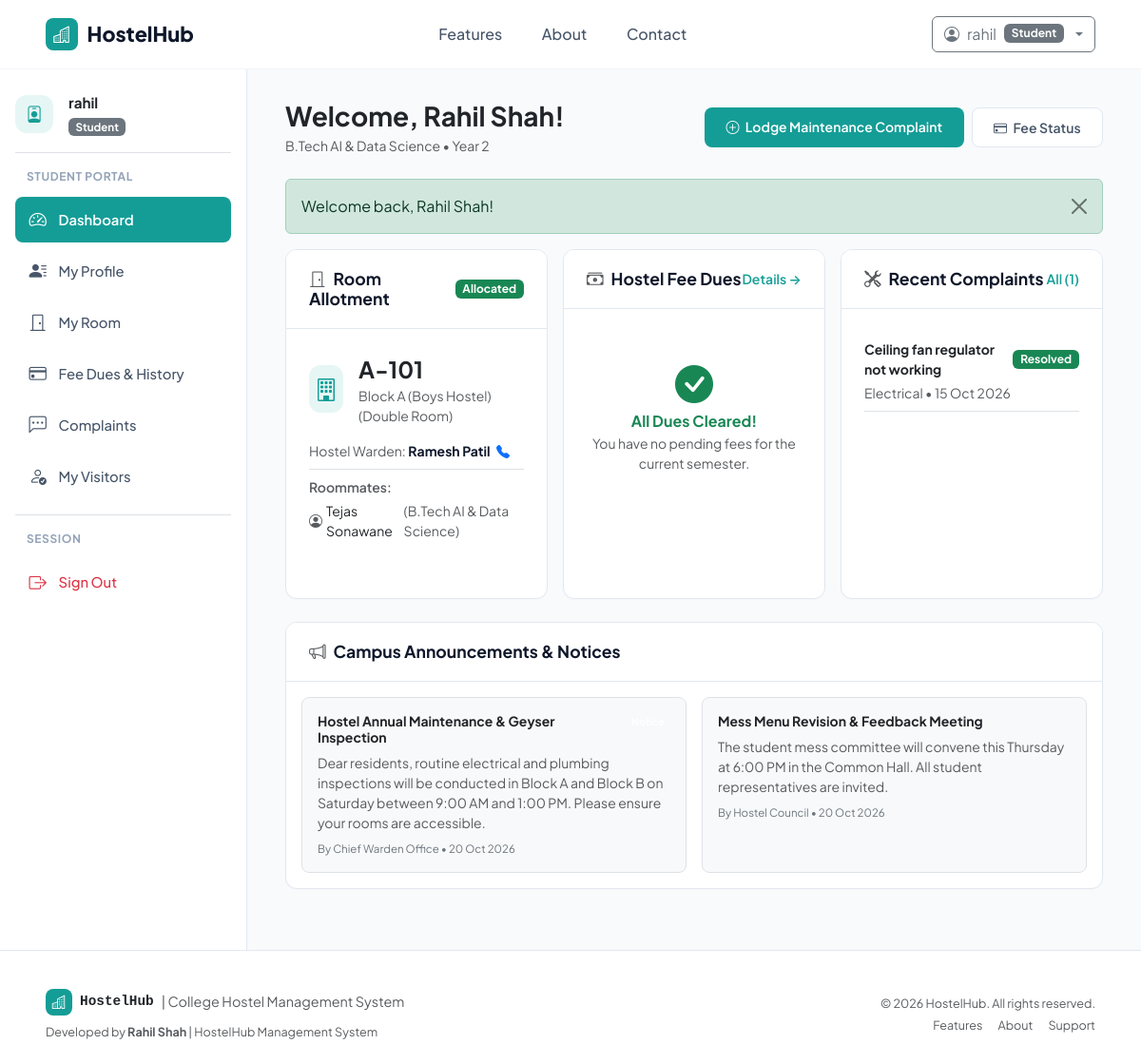
Screenshot of /student/dashboard.php (signed in) with the database file from the repository.
### tables this page shows
CREATE TABLE `students` (
    `StudentID` INT AUTO_INCREMENT PRIMARY KEY,
    `Name` VARCHAR(100) NOT NULL,
    `Email` VARCHAR(100) NOT NULL UNIQUE,
    `Phone` VARCHAR(20) NOT NULL,
    `Gender` ENUM('Male', 'Female', 'Other') NOT NULL,
    `Course` VARCHAR(100) NOT NULL,
    `Year` INT NOT NULL DEFAULT 1,
    `EmergencyContact` VARCHAR(100) NOT NULL,
    `EmergencyPhone` VARCHAR(20) NOT NULL,
    `Address` TEXT NULL,
    `RoomID` INT NULL,
    `CreatedAt` TIMESTAMP DEFAULT CURRENT_TIMESTAMP,
    FOREIGN KEY (`RoomID`) REFERENCES `rooms`(`RoomID`) ON DELETE SET NULL
);

CREATE TABLE `rooms` (
    `RoomID` INT AUTO_INCREMENT PRIMARY KEY,
    `RoomNumber` VARCHAR(20) NOT NULL,
    `Type` VARCHAR(50) NOT NULL DEFAULT 'Double',
    `Capacity` INT NOT NULL DEFAULT 2,
    `Occupied` INT NOT NULL DEFAULT 0,
    `FeePerSemester` DECIMAL(10,2) NOT NULL DEFAULT 25000.00,
    `Status` ENUM('Available', 'Full', 'Maintenance') NOT NULL DEFAULT 'Available',
    `BlockID` INT NOT NULL,
    `CreatedAt` TIMESTAMP DEFAULT CURRENT_TIMESTAMP,
    FOREIGN KEY (`BlockID`) REFERENCES `blocks`(`BlockID`) ON DELETE CASCADE,
    UNIQUE KEY `unique_block_room` (`BlockID`, `RoomNumber`)
);

CREATE TABLE `blocks` (
    `BlockID` INT AUTO_INCREMENT PRIMARY KEY,
    `BlockName` VARCHAR(50) NOT NULL UNIQUE,
    `Gender` ENUM('Boys', 'Girls', 'Coed') NOT NULL,
    `Description` VARCHAR(255) NULL,
    `CreatedAt` TIMESTAMP DEFAULT CURRENT_TIMESTAMP
);

CREATE TABLE `wardens` (
    `WardenID` INT AUTO_INCREMENT PRIMARY KEY,
    `Name` VARCHAR(100) NOT NULL,
    `Email` VARCHAR(100) NOT NULL UNIQUE,
    `Phone` VARCHAR(20) NOT NULL,
    `BlockID` INT NULL,
    `CreatedAt` TIMESTAMP DEFAULT CURRENT_TIMESTAMP,
    FOREIGN KEY (`BlockID`) REFERENCES `blocks`(`BlockID`) ON DELETE SET NULL
);

CREATE TABLE `complaints` (
    `ComplaintID` INT AUTO_INCREMENT PRIMARY KEY,
    `StudentID` INT NOT NULL,
    `Category` ENUM('Electrical', 'Plumbing', 'Carpentry', 'Internet', 'Cleanliness', 'Security', 'Other') NOT NULL DEFAULT 'Other',
    `Title` VARCHAR(150) NOT NULL,
    `Description` TEXT NOT NULL,
    `Date` DATE NOT NULL,
    `Priority` ENUM('Low', 'Medium', 'High') NOT NULL DEFAULT 'Medium',
    `Status` ENUM('Pending', 'In Progress', 'Resolved', 'Rejected') NOT NULL DEFAULT 'Pending',
    `AdminRemarks` TEXT NULL,
    `ResolvedAt` DATETIME NULL,
    `CreatedAt` TIMESTAMP DEFAULT CURRENT_TIMESTAMP,
    FOREIGN KEY (`StudentID`) REFERENCES `students`(`StudentID`) ON DELETE CASCADE
);

CREATE TABLE `announcements` (
    `AnnouncementID` INT AUTO_INCREMENT PRIMARY KEY,
    `Title` VARCHAR(200) NOT NULL,
    `Content` TEXT NOT NULL,
    `TargetAudience` ENUM('All', 'Students', 'Wardens') NOT NULL DEFAULT 'All',
    `PostedBy` VARCHAR(100) NOT NULL DEFAULT 'Admin Office',
    `IsPinned` TINYINT(1) NOT NULL DEFAULT 0,
    `CreatedAt` TIMESTAMP DEFAULT CURRENT_TIMESTAMP
);

### student/dashboard.php (the view, shortened to what this page needs)
<?php
require_once __DIR__ . '/../config/database.php';
require_once __DIR__ . '/../includes/helpers.php';
$studentId = (int)($_SESSION['user']['StudentID'] ?? 0);
$sStmt = $pdo->prepare("
    SELECT s.*, r.RoomNumber, r.Type as RoomType, r.Capacity, r.Occupied, b.BlockName, b.Gender as BlockGender,
           w.Name as WardenName, w.Phone as WardenPhone
    FROM students s
    LEFT JOIN rooms r ON s.RoomID = r.RoomID
    LEFT JOIN blocks b ON r.BlockID = b.BlockID
    LEFT JOIN wardens w ON b.BlockID = w.BlockID
    WHERE s.StudentID = :sid
");
$sStmt->execute([':sid' => $studentId]);
$student = $sStmt->fetch();
$feeStmt = $pdo->prepare("
    SELECT * FROM fees
    WHERE StudentID = :sid AND Status IN ('Pending', 'Overdue')
    ORDER BY DueDate ASC
");
$feeStmt->execute([':sid' => $studentId]);
$pendingFees = $feeStmt->fetchAll();
$pendingFeeSum = 0;
$cmpStmt = $pdo->prepare("
    SELECT * FROM complaints
    WHERE StudentID = :sid
    ORDER BY ComplaintID DESC LIMIT 3
");
$cmpStmt->execute([':sid' => $studentId]);
$recentComplaints = $cmpStmt->fetchAll();
$roommates = [];
if (!empty($student['RoomID'])) {
    $rmStmt = $pdo->prepare("
        SELECT Name, Course, Year, Phone
        FROM students
        WHERE RoomID = :rid AND StudentID != :sid
    ");
    $rmStmt->execute([':rid' => $student['RoomID'], ':sid' => $studentId]);
    $roommates = $rmStmt->fetchAll();
}
$announcements = $pdo->query("
    SELECT * FROM announcements
    WHERE TargetAudience IN ('All', 'Students')
    ORDER BY IsPinned DESC, AnnouncementID DESC LIMIT 4
")->fetchAll();
require_once __DIR__ . '/../includes/header.php';
?>
<div class="dashboard-container">
    <?php require_once __DIR__ . '/../includes/sidebar.php'; ?>
    <main class="main-content">
        <div class="d-flex flex-wrap justify-content-between align-items-center mb-4 gap-3">
            <div>
                <h3 class="fw-bold text-dark mb-1">Welcome, <?= htmlspecialchars($student['Name'] ?? 'Student') ?>!</h3>
                <p class="text-muted small mb-0">
                    <?= htmlspecialchars($student['Course'] ?? '') ?> &bull; Year <?= htmlspecialchars($student['Year'] ?? '1') ?>
                </p>
            </div>
            <div class="d-flex gap-2">
                <a href="<?= BASE_URL ?>/student/complaints.php" class="btn btn-teal btn-sm">
                    <i class="bi bi-plus-circle me-1"></i> Lodge Maintenance Complaint
                </a>
                <a href="<?= BASE_URL ?>/student/fees.php" class="btn btn-ghost-muted btn-sm">
                    <i class="bi bi-credit-card me-1"></i> Fee Status
                </a>
            </div>
        </div>
        <?php display_flash(); ?>
        <div class="row g-3 mb-4">
            <div class="col-lg-4">
                <div class="content-card h-100">
                    <div class="content-card-header">
                        <h6 class="content-card-title"><i class="bi bi-door-closed me-2 text-muted"></i>Room Allotment</h6>
                        <span class="badge <?= !empty($student['RoomID']) ? 'bg-success' : 'bg-warning text-dark' ?>">
                            <?= !empty($student['RoomID']) ? 'Allocated' : 'Pending Allotment' ?>
                        </span>
                    </div>
                    <div class="content-card-body">
                        <?php if (!empty($student['RoomID'])): ?>
                            <div class="d-flex align-items-center gap-3 mb-3">
                                <div class="stat-icon stat-icon-teal" style="width: 50px; height: 50px;">
                                    <i class="bi bi-building"></i>
                                </div>
                                <div>
                                    <div class="fw-bold fs-4 text-dark"><?= htmlspecialchars($student['RoomNumber']) ?></div>
                                    <div class="small text-muted"><?= htmlspecialchars($student['BlockName']) ?> (<?= htmlspecialchars($student['RoomType']) ?> Room)</div>
                                </div>
                            </div>
                            <div class="small mb-2">
                                <span class="text-muted">Hostel Warden:</span>
                                <strong><?= htmlspecialchars($student['WardenName'] ?? 'Unassigned') ?></strong>
                                <?php if (!empty($student['WardenPhone'])): ?>
                                    <a href="tel:<?= htmlspecialchars($student['WardenPhone']) ?>" class="ms-1 text-teal text-decoration-none">
                                        <i class="bi bi-telephone-fill"></i>
                                    </a>
                                <?php endif; ?>
                            </div>
                            <?php if (!empty($roommates)): ?>
                                <div class="pt-2 border-top">
                                    <div class="small text-muted fw-semibold mb-1">Roommates:</div>
                                    <ul class="list-unstyled mb-0 small">
                                        <?php foreach ($roommates as $rm): ?>
                                            <li class="d-flex align-items-center gap-1 text-dark mb-1">
                                                <i class="bi bi-person-circle text-muted"></i>
                                                <span><?= htmlspecialchars($rm['Name']) ?></span>
                                                <span class="text-muted">(<?= htmlspecialchars($rm['Course']) ?>)</span>
                                            </li>
                                        <?php endforeach; ?>
                                    </ul>
                                </div>
                            <?php endif; ?>
                        <?php endif; ?>
                    </div>
                </div>
            </div>
            <div class="col-lg-4">
                <div class="content-card h-100">
                    <div class="content-card-header">
                        <h6 class="content-card-title"><i class="bi bi-cash-stack me-2 text-muted"></i>Hostel Fee Dues</h6>
                        <a href="<?= BASE_URL ?>/student/fees.php" class="small text-decoration-none fw-semibold" style="color: var(--primary-teal);">Details &rarr;</a>
                    </div>
                    <div class="content-card-body">
                        <?php if ($pendingFeeSum > 0): ?>
                            <div class="stat-label">Outstanding Balance</div>
                            <div class="stat-value text-danger mb-2"><?= format_currency($pendingFeeSum) ?></div>
                            <p class="small text-muted mb-3">Due date: <?= format_date($pendingFees[0]['DueDate'] ?? null) ?></p>
                            <a href="<?= BASE_URL ?>/student/fees.php" class="btn btn-teal btn-sm w-100">Pay / Submit Transaction Ref</a>
                        <?php else: ?>
                            <div class="text-center py-4 text-success">
                                <i class="bi bi-check-circle-fill fs-1 text-success mb-2"></i>
                                <h6 class="fw-bold mb-1">All Dues Cleared!</h6>
                                <p class="small text-muted mb-0">You have no pending fees for the current semester.</p>
                            </div>
                        <?php endif; ?>
                    </div>
                </div>
            </div>
            <div class="col-lg-4">
                <div class="content-card h-100">
                    <div class="content-card-header">
                        <h6 class="content-card-title"><i class="bi bi-tools me-2 text-muted"></i>Recent Complaints</h6>
                        <a href="<?= BASE_URL ?>/student/complaints.php" class="small text-decoration-none fw-semibold" style="color: var(--primary-teal);">All (<?= count($recentComplaints) ?>)</a>
                    </div>
                    <div class="content-card-body">
                        <?php if (empty($recentComplaints)): ?>
                            <div class="text-center py-4 text-muted">
                                <i class="bi bi-check2-all fs-1 text-teal mb-2" style="color: var(--primary-teal);"></i>
                                <p class="small mb-0">No open complaints for your room.</p>
                            </div>
                        <?php else: ?>
                            <div class="list-group list-group-flush">
                                <?php foreach ($recentComplaints as $c): ?>
                                    <div class="list-group-item px-0 py-2 border-bottom">
                                        <div class="d-flex justify-content-between align-items-center mb-1">
                                            <span class="small fw-bold text-dark"><?= htmlspecialchars($c['Title']) ?></span>
                                            <?= get_status_badge($c['Status']) ?>
                                        </div>
                                        <div class="small text-muted"><?= htmlspecialchars($c['Category']) ?> &bull; <?= format_date($c['Date']) ?></div>
                                    </div>
                                <?php endforeach; ?>
                            </div>
                        <?php endif; ?>
                    </div>
                </div>
            </div>
        </div>
        <div class="content-card">
            <div class="content-card-header">
                <h6 class="content-card-title"><i class="bi bi-megaphone me-2 text-muted"></i>Campus Announcements & Notices</h6>
            </div>
            <div class="p-3">
                <div class="row g-3">
                    <?php if (empty($announcements)): ?>
                        <div class="col-12 text-center text-muted py-3">No announcements currently posted.</div>
                    <?php else: ?>
                        <?php foreach ($announcements as $ann): ?>
                            <div class="col-md-6">
                                <div class="p-3 bg-light rounded-3 border h-100">
                                    <div class="d-flex justify-content-between align-items-start mb-1">
                                        <h6 class="fw-bold text-dark mb-1 small"><?= htmlspecialchars($ann['Title']) ?></h6>
                                        <?php if ($ann['IsPinned']): ?>
                                            <span class="badge bg-teal" style="font-size: 0.65rem;">Notice</span>
                                        <?php endif; ?>
                                    </div>
                                    <p class="text-muted small mb-2"><?= htmlspecialchars($ann['Content']) ?></p>
                                    <div class="small text-secondary" style="font-size: 0.72rem;">
                                        By <?= htmlspecialchars($ann['PostedBy']) ?> &bull; <?= format_date($ann['CreatedAt']) ?>
                                    </div>
                                </div>
                            </div>
                        <?php endforeach; ?>
                    <?php endif; ?>
                </div>
            </div>
        </div>
    </main>
</div>
<?php require_once __DIR__ . '/../includes/footer.php'; ?>

### includes/helpers.php (shortened to what this page needs)
<?php
function display_flash(): void {
    if (!empty($_SESSION['flash'])) {
        $type = htmlspecialchars($_SESSION['flash']['type']);
        $message = htmlspecialchars($_SESSION['flash']['message']);
        echo '<div class="alert alert-' . $type . ' alert-dismissible fade show" role="alert">
                ' . $message . '
                <button type="button" class="btn-close" data-bs-dismiss="alert" aria-label="Close"></button>
              </div>';
    }
}
function format_date(?string $datetime, bool $includeTime = false): string {
    $ts = strtotime($datetime);
    return date($includeTime ? 'd M Y, h:i A' : 'd M Y', $ts);
}
function get_status_badge(string $status): string {
    $normalized = strtolower(trim($status));
    $badgeClass = match ($normalized) {
        'active', 'paid', 'resolved', 'checked in', 'available' => 'bg-success',
        'pending', 'in progress', 'double', 'triple'           => 'bg-warning text-dark',
        'overdue', 'rejected', 'full', 'inactive'              => 'bg-danger',
        'maintenance', 'vacated', 'transferred', 'checked out' => 'bg-secondary',
        default                                                => 'bg-info text-dark'
    };
    return '<span class="badge ' . $badgeClass . '">' . htmlspecialchars($status) . '</span>';
}

### rows the page displays
students: Name "Rahil Shah", Course "B.Tech AI & Data Science", Year "2", RoomID.RoomNumber "A-101", blocks.BlockName "Block A (Boys Hostel)", RoomID.Type "Double", wardens.Name "Ramesh Patil"
students: Name "Tejas Sonawane", Course "B.Tech AI & Data Science"
complaints: Title "Ceiling fan regulator not working", Status "Resolved", Category "Electrical", Date "15 Oct 2026"
announcements: Title "Hostel Annual Maintenance & Geyser Inspection", Content "Dear residents, routine electrical and plumbing inspections will be conducted in Block A and Block B on Saturday between 9:00 AM and 1:00 PM. Please ensure your rooms are accessible.", PostedBy "Chief Warden Office", CreatedAt "20 Oct 2026"
announcements: Title "Mess Menu Revision & Feedback Meeting", Content "The student mess committee will convene this Thursday at 6:00 PM in the Common Hall. All student representatives are invited.", PostedBy "Hostel Council", CreatedAt "20 Oct 2026"

### other values shown
$currentUser['Username'] "rahil"
$currentUser['Role'] "Student"
$_SESSION['user']['Username'] "rahil"
$role "Student"
$message "Welcome back, Rahil Shah!"
count($recentComplaints) "1"
APP_NAME "HostelHub"
APP_TITLE "College Hostel Management System"
